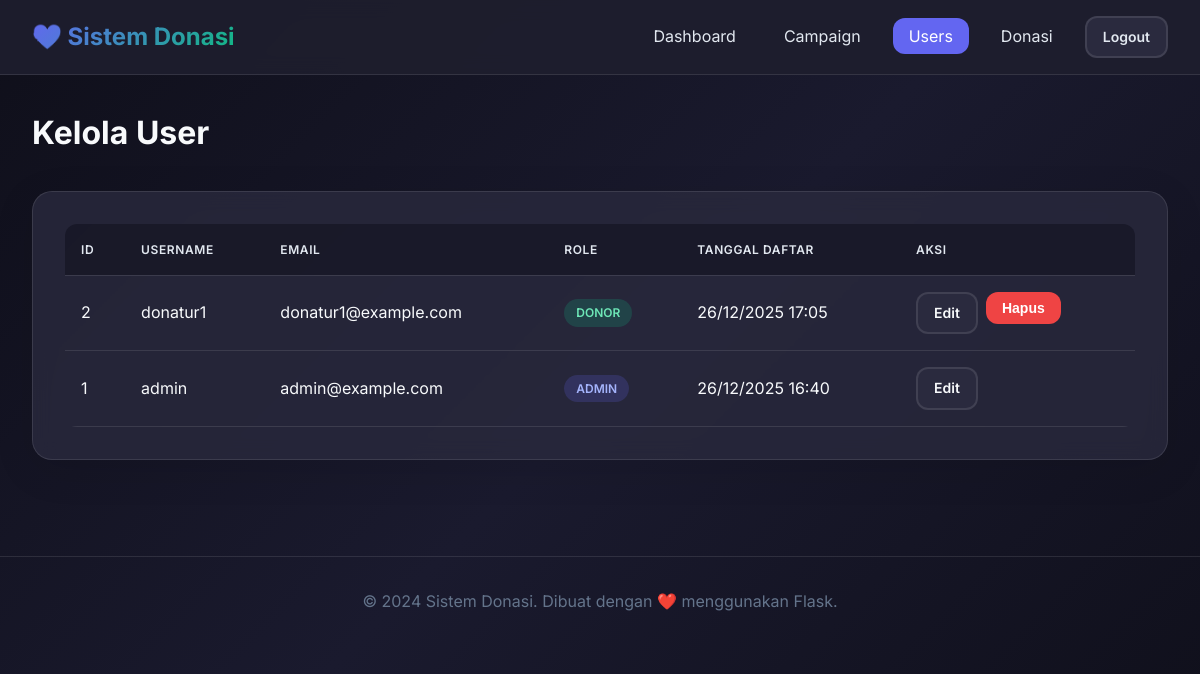
Before: /admin/users (signed in) with the older database file.
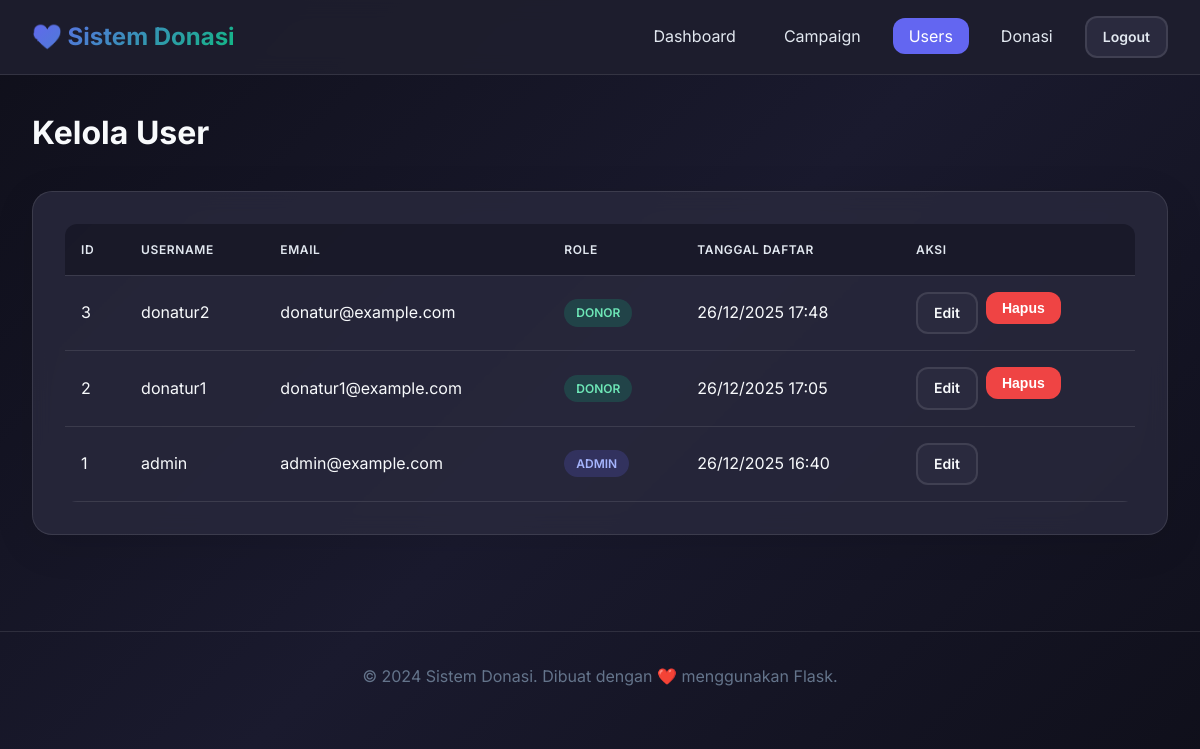
After: the same page with the newer database file.
### app/models.py (models this page shows, shortened)
class User(UserMixin, db.Model):
    id = db.Column(db.Integer, primary_key=True)
    username = db.Column(db.String(80), unique=True, nullable=False)
    email = db.Column(db.String(120), unique=True, nullable=False)
    password_hash = db.Column(db.String(256), nullable=False)
    role = db.Column(db.String(20), default='donor')
    created_at = db.Column(db.DateTime, default=datetime.utcnow)
    donations = db.relationship('Donation', backref='donor', lazy='dynamic', cascade='all, delete-orphan')
    def is_admin(self):
        return self.role == 'admin'

### app/routes/admin.py (the view)
@admin_bp.route('/users')
@admin_required
def users():
    users = User.query.order_by(User.created_at.desc()).all()
    return render_template('admin/users.html', title='Kelola User', users=users)

### app/models.py (called while the page is built)
@login_manager.user_loader
def load_user(id):
    return User.query.get(int(id))

### app/routes/admin.py (called while the page is built)
def admin_required(f):
    @wraps(f)
    @login_required
    def decorated_function(*args, **kwargs):
        if not current_user.is_admin():
            abort(403)
        return f(*args, **kwargs)
    return decorated_function

### app/templates/admin/users.html (shortened to what this page needs)
{% extends "base.html" %}
{% block content %}
<div class="page-header">
    <h1 class="page-title">Kelola User</h1>
</div>
<div class="card">
    {% if users %}
    <div class="table-container">
        <table>
            <thead>
                <tr>
                    <th>ID</th>
                    <th>Username</th>
                    <th>Email</th>
                    <th>Role</th>
                    <th>Tanggal Daftar</th>
                    <th>Aksi</th>
                </tr>
            </thead>
            <tbody>
                {% for user in users %}
                <tr>
                    <td>{{ user.id }}</td>
                    <td>{{ user.username }}</td>
                    <td>{{ user.email }}</td>
                    <td>
                        {% if user.role == 'admin' %}
                        <span class="badge badge-primary">Admin</span>
                        {% else %}
                        <span class="badge badge-success">Donor</span>
                        {% endif %}
                    </td>
                    <td>{{ user.created_at.strftime('%d/%m/%Y %H:%M') }}</td>
                    <td>
                        <div class="actions">
                            <a href="{{ url_for('admin.edit_user', id=user.id) }}"
                                class="btn btn-secondary btn-sm">Edit</a>
                            {% if user.id != current_user.id %}
                            <form action="{{ url_for('admin.delete_user', id=user.id) }}" method="POST"
                                style="display: inline;" onsubmit="return confirm('Yakin ingin menghapus user ini?');">
                                <button type="submit" class="btn btn-danger btn-sm">Hapus</button>
                            </form>
                            {% endif %}
                        </div>
                    </td>
                </tr>
                {% endfor %}
            </tbody>
        </table>
    </div>
    {% else %}
    <div class="empty-state">
        <h3>Belum Ada User</h3>
        <p>User akan muncul setelah ada yang mendaftar.</p>
    </div>
    {% endif %}
</div>
{% endblock %}

### app/templates/base.html (shortened to what this page needs)
<!DOCTYPE html>
<html lang="id">
<head>
    <link rel="stylesheet" href="{{ url_for('static', filename='css/style.css') }}">
</head>
<body>
    {% if current_user.is_authenticated %}
    <nav class="navbar">
        <div class="navbar-content">
            <a href="/" class="navbar-brand">💝 Sistem Donasi</a>
            <ul class="navbar-nav">
                {% if current_user.is_admin() %}
                    <li><a href="{{ url_for('admin.dashboard') }}" class="{% if request.endpoint == 'admin.dashboard' %}active{% endif %}">Dashboard</a></li>
                    <li><a href="{{ url_for('admin.campaigns') }}" class="{% if 'campaign' in request.endpoint %}active{% endif %}">Campaign</a></li>
                    <li><a href="{{ url_for('admin.users') }}" class="{% if 'user' in request.endpoint %}active{% endif %}">Users</a></li>
                    <li><a href="{{ url_for('admin.donations') }}" class="{% if request.endpoint == 'admin.donations' %}active{% endif %}">Donasi</a></li>
                {% endif %}
                <li><a href="{{ url_for('auth.logout') }}" class="btn btn-secondary btn-sm">Logout</a></li>
            </ul>
        </div>
    </nav>
    {% endif %}
    <main class="container">
        {% block content %}{% endblock %}
    </main>
    <footer class="footer">
        <p>&copy; 2024 Sistem Donasi. Dibuat dengan ❤️ menggunakan Flask.</p>
    </footer>
</body>
</html>

### app/static/css/style.css (style rules this page uses)
:root { --primary: #6366f1; --primary-dark: #4f46e5; --primary-light: #818cf8; --secondary: #10b981; --danger: #ef4444; --warning: #f59e0b; --info: #3b82f6; --dark: #1e1e2e; --dark-light: #2a2a3e; --light: #f8fafc; --gray: #64748b; --gray-light: #e2e8f0; --gradient: linear-gradient(135deg, var(--primary) 0%, var(--secondary) 100%); --shadow: 0 10px 40px rgba(0, 0, 0, 0.1); --shadow-lg: 0 20px 60px rgba(0, 0, 0, 0.15); --radius: 12px; --radius-lg: 20px; }
* { margin: 0; padding: 0; box-sizing: border-box; }
body { font-family: 'Inter', -apple-system, BlinkMacSystemFont, 'Segoe UI', Roboto, sans-serif; background: linear-gradient(135deg, #0f0f1a 0%, #1a1a2e 50%, #0f0f1a 100%); min-height: 100vh; color: var(--light); line-height: 1.6; }
a { color: var(--primary-light); text-decoration: none; transition: color 0.3s ease; }
.navbar { background: rgba(30, 30, 46, 0.95); backdrop-filter: blur(10px); padding: 1rem 2rem; position: sticky; top: 0; z-index: 100; border-bottom: 1px solid rgba(255, 255, 255, 0.1); }
.navbar-content { max-width: 1400px; margin: 0 auto; display: flex; justify-content: space-between; align-items: center; }
.navbar-brand { font-size: 1.5rem; font-weight: 700; background: var(--gradient); -webkit-background-clip: text; -webkit-text-fill-color: transparent; background-clip: text; }
.navbar-nav { display: flex; gap: 1rem; list-style: none; align-items: center; }
.navbar-nav a { color: var(--gray-light); padding: 0.5rem 1rem; border-radius: var(--radius); transition: all 0.3s ease; }
.navbar-nav .active { background: var(--primary); color: white; }
.container { max-width: 1400px; margin: 0 auto; padding: 2rem; }
.card { background: rgba(42, 42, 62, 0.8); backdrop-filter: blur(10px); border-radius: var(--radius-lg); padding: 2rem; border: 1px solid rgba(255, 255, 255, 0.1); box-shadow: var(--shadow); transition: transform 0.3s ease, box-shadow 0.3s ease; }
.btn { display: inline-flex; align-items: center; justify-content: center; gap: 0.5rem; padding: 0.875rem 1.5rem; font-size: 1rem; font-weight: 600; border: none; border-radius: var(--radius); cursor: pointer; transition: all 0.3s ease; text-decoration: none; }
.btn-secondary { background: var(--dark-light); color: var(--light); border: 2px solid rgba(255, 255, 255, 0.1); }
.btn-danger { background: var(--danger); color: white; }
.btn-sm { padding: 0.5rem 1rem; font-size: 0.875rem; }
.table-container { overflow-x: auto; border-radius: var(--radius); }
table { width: 100%; border-collapse: collapse; }
th, td { padding: 1rem; text-align: left; border-bottom: 1px solid rgba(255, 255, 255, 0.1); }
th { background: rgba(15, 15, 26, 0.5); font-weight: 600; color: var(--gray-light); text-transform: uppercase; font-size: 0.75rem; letter-spacing: 0.05em; }
.badge { display: inline-flex; padding: 0.25rem 0.75rem; font-size: 0.75rem; font-weight: 600; border-radius: 20px; text-transform: uppercase; }
.badge-success { background: rgba(16, 185, 129, 0.2); color: #6ee7b7; }
.badge-primary { background: rgba(99, 102, 241, 0.2); color: #a5b4fc; }
.actions { display: flex; gap: 0.5rem; }
.page-header { display: flex; justify-content: space-between; align-items: center; margin-bottom: 2rem; flex-wrap: wrap; gap: 1rem; }
.page-title { font-size: 2rem; font-weight: 700; }
.footer { text-align: center; padding: 2rem; margin-top: 4rem; border-top: 1px solid rgba(255, 255, 255, 0.1); color: var(--gray); }

Changed rows visible on the page:
added User: id "3", username "donatur2", email "donatur@example.com", role "DONOR", created_at "26/12/2025 17:48"
